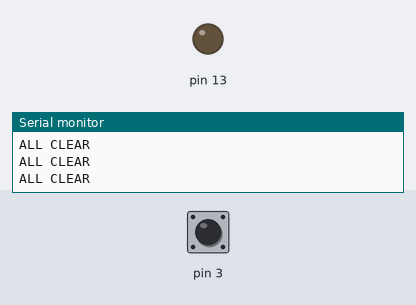
This sketch was run on a simulated Arduino Uno, built with avr-gcc and run on an emulated ATmega328P. On the bench: output pins drawn as LEDs (lit = HIGH), the last lines printed to the serial monitor. Dashed ring = blinking. The test bench sets the inputs (shaded band); at power-on: pin 3 HIGH.

Above: at 1.2 s.
1.3 s: pin 3 driven LOW
At 1.7 s:
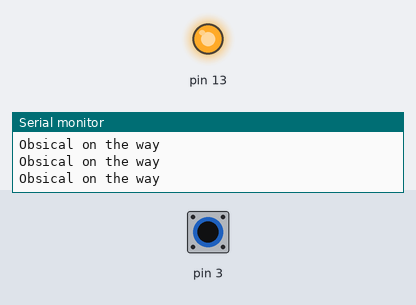
2.8 s: pin 3 driven HIGH
At 3.6 s:
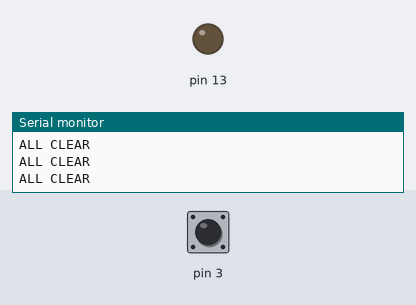
5.8 s: pin 3 pulsed LOW 2 times (0.12 s each, 0.3 s apart)
At 6.16 s:
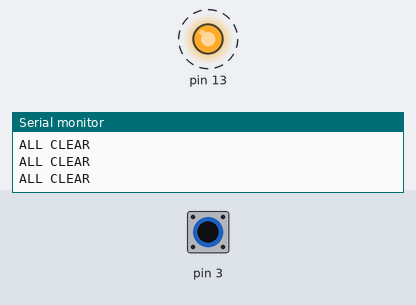
9.4 s: pin 3 pulsed LOW 5 times (0.12 s each, 0.3 s apart)
At 11.9 s:
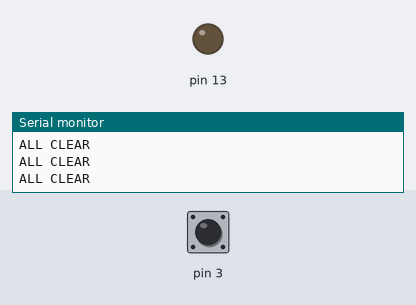
Timing chart, 0 to 13.4 s (numbered marks = the images above; inputs shaded):
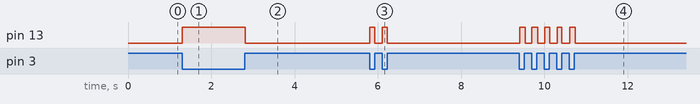

Measured:
- after the input at 1.3 s, pin 13: LOW → HIGH at once
- after the input at 2.8 s, pin 13: HIGH → LOW at once
- after the input at 5.8 s, pin 13: alternates HIGH for 0.11 s and LOW for 0.18 s, 4 changes in all, then stays LOW, starting at once
- after the input at 9.4 s, pin 13: alternates HIGH for 0.13 s and LOW for 0.18 s, 10 changes in all, then stays LOW, starting at once

The sketch:

ir3.ino
```cpp
void setup() {
  // put your setup code here, to run once:
  pinMode(13,OUTPUT);
  pinMode(3,INPUT);
  Serial.begin(9600);
}

void loop() {
  // put your main code here, to run repeatedly:
  if(digitalRead(3) == LOW)
  {
    digitalWrite(13,HIGH);
    Serial.println("Obsical on the way");
    delay(10);
  }
  else {
    digitalWrite(13,LOW);
    delay(10);
    Serial.println("ALL CLEAR");
  }

}
```
